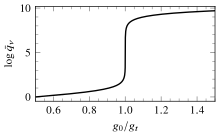

Write the Python code that produced this figure.
import numpy as np
import pub_style

y = np.linspace(0.5, 1.5, 1000)

q_sat = 1e10

q = 0.5 * q_sat * (y - 1) + 0.5 * q_sat * np.sqrt((y - 1) ** 2 + 4 * y / q_sat)

pub_style.use(serif=True)
fig, ax = pub_style.new_figure(despine=False, minor_ticks=True, width_mm=56)

ax.set_xlabel(r'$g_0 / g_t$')
ax.set_ylabel(r'$\log\bar{q}_\nu$')
ax.set_xlim(0.5, 1.5)
ax.plot(y, np.log10(q), 'k')
fig.savefig('plots-gallery/laserAtThreshold')
